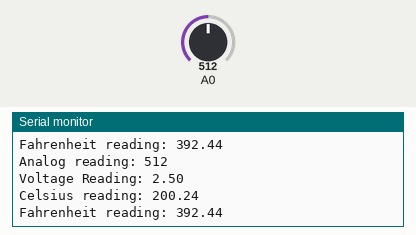
Recording of a sketch running on a simulated Arduino Uno, built with avr-gcc and run on an emulated ATmega328P. On the bench: the last lines printed to the serial monitor. Inputs (shaded band) come from the test bench; at power-on: A0 = 512.

Above: at 3.8 s.
3.9 s: A0 set to 716
At 7.4 s:
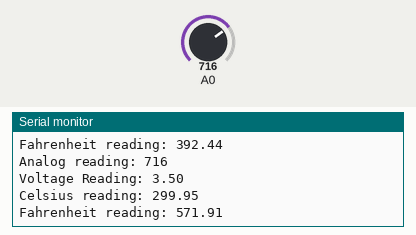
7.8 s: A0 set to 900
At 9.9 s:
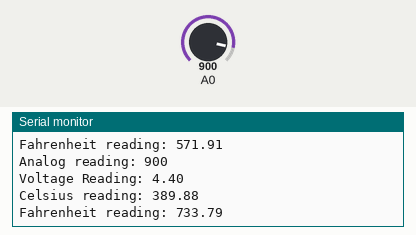
Timing chart, 0 to 11.4 s (numbered marks = the images above; inputs shaded):
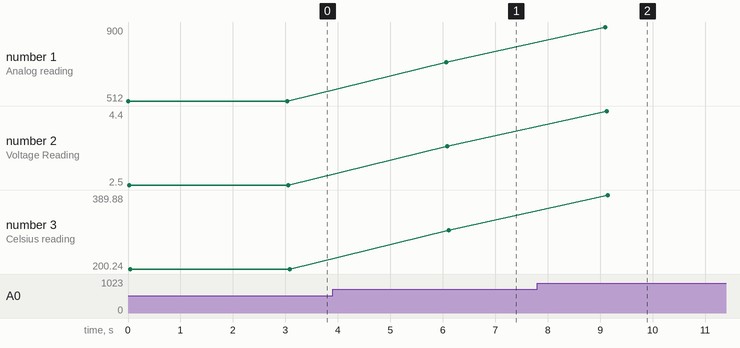

Measured:
- after the input at 3.9 s, the serial monitor: prints a new line after 2.2 s (image 1)
- after the input at 7.8 s, the serial monitor: prints a new line after 1.3 s (image 2)
- plotted number 1: 512 → 716 after the input at 3.9 s, 716 → 900 after the input at 7.8 s
- plotted number 2: 2.5 → 3.5 after the input at 3.9 s, 3.5 → 4.4 after the input at 7.8 s
- plotted number 3: 200.24 → 299.95 after the input at 3.9 s, 299.95 → 389.88 after the input at 7.8 s

The sketch:

sketch_dec26a.ino
```cpp
int analogReading;
float volt, celsius, farhen;

void setup() {
  pinMode(A0, INPUT);
  Serial.begin(9600);
}

void loop() {
  // Read analog input
  analogReading = analogRead(A0);
  Serial.println("Analog reading: " + String(analogReading));

  // Convert analog reading to voltage
  volt = (5.0 / 1023.0) * analogReading;
  Serial.print("Voltage Reading: ");
  Serial.println(volt, 2); // Print voltage with 2 decimal places

  // Convert voltage to Celsius
  celsius = 100 * (volt - 0.5);
  Serial.println("Celsius reading: " + String(celsius, 2)); // 2 decimal places

  // Convert Celsius to Fahrenheit
  farhen = (celsius * 9.0 / 5.0) + 32.0;
  Serial.println("Fahrenheit reading: " + String(farhen, 2)); // 2 decimal places

  delay(3000); // Wait for 3 seconds before repeating
}
```
